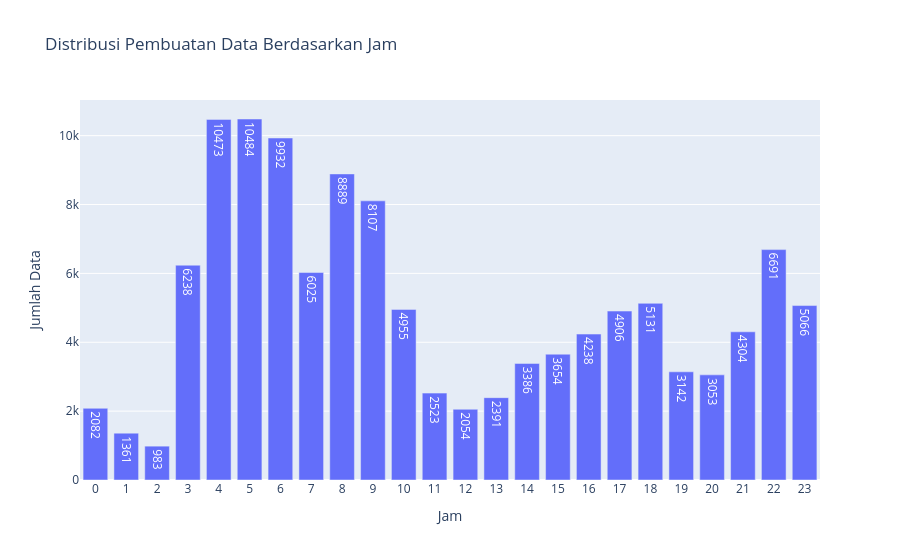

The cell this chart's notebook holds for it:
### Code cell
import plotly.express as px

hourly_pd = temporal_hourly.to_pandas()

fig = px.bar(
    hourly_pd,
    x="jam",
    y="jumlah_data",
    title="Distribusi Pembuatan Data Berdasarkan Jam",
    labels={
        "jam": "Jam",
        "jumlah_data": "Jumlah Data"
    },
    text="jumlah_data"
)

fig.update_layout(
    xaxis=dict(
        tickmode="linear",
        dtick=1
    )
)

fig.show()

### Figure 1 — Plotly figure (JSON) as saved in the notebook; plotly's stock layout.template omitted (floating-point values rounded to 4 significant figures)
{"data": [{"hovertemplate": "Jam=%{x}<br>Jumlah Data=%{text}<extra></extra>", "legendgroup": "", "marker": {"color": "#636efa", "pattern": {"shape": ""}}, "name": "", "orientation": "v", "showlegend": false, "text": [2082.0, 1361.0, 983.0, 6238.0, 10470.0, 10480.0, 9932.0, 6025.0, 8889.0, 8107.0, 4955.0, 2523.0, 2054.0, 2391.0, 3386.0, 3654.0, 4238.0, 4906.0, 5131.0, 3142.0, 3053.0, 4304.0, 6691.0, 5066.0], "textposition": "auto", "type": "bar", "x": [0, 1, 2, 3, 4, 5, 6, 7, 8, 9, 10, 11, 12, 13, 14, 15, 16, 17, 18, 19, 20, 21, 22, 23], "xaxis": "x", "y": [2082, 1361, 983, 6238, 10473, 10484, 9932, 6025, 8889, 8107, 4955, 2523, 2054, 2391, 3386, 3654, 4238, 4906, 5131, 3142, 3053, 4304, 6691, 5066], "yaxis": "y"}], "layout": {"barmode": "relative", "legend": {"tracegroupgap": 0}, "title": {"text": "Distribusi Pembuatan Data Berdasarkan Jam"}, "xaxis": {"anchor": "y", "domain": [0, 1], "dtick": 1, "tickmode": "linear", "title": {"text": "Jam"}}, "yaxis": {"anchor": "x", "domain": [0, 1], "title": {"text": "Jumlah Data"}}}}
